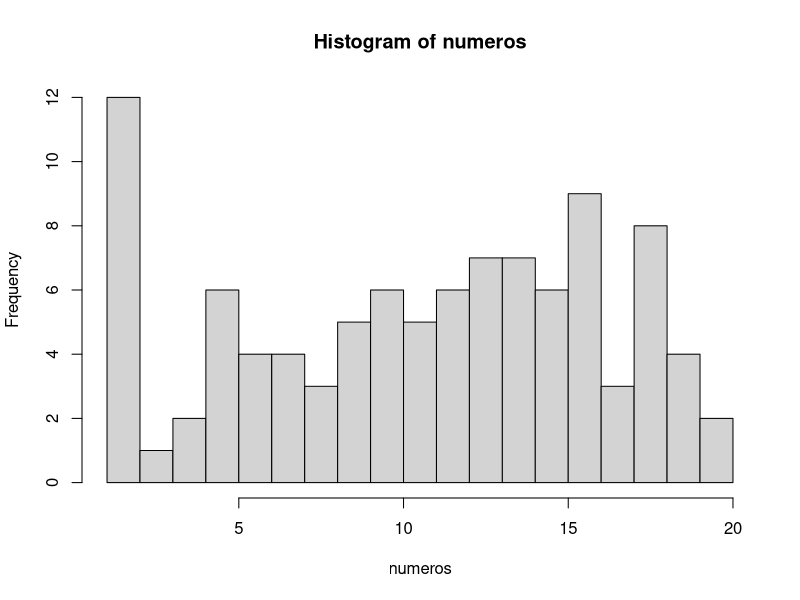

This chart was generated by the following R code:
## ---- chunk 1
numeros <- sample(1:20, 100, TRUE)
numeros
## ---- chunk 2
mediana <- median(numeros)
mediana
## ---- chunk 3
media <- mean(numeros)
media 
## ---- chunk 4
# El argumento breaks nos permite dividir en histograma en las partes que queramos
hist(numeros, breaks = 20)
## ---- chunk 5
tabla.frecuencias <- data.frame(table(numeros))
tabla.frecuencias
## ---- chunk 6
# Con la función seq, creamos una secuencia de 1 a 10 en intervalos de 0.1 en 0.1
secuencia <- seq(1, 10, 0.1)
muestra <- sample(secuencia, 100, TRUE)
muestra
## ---- chunk 7
median.muestra <- median(muestra)
median.muestra
## ---- chunk 8
media.muestra <- mean(muestra)
media.muestra
## ---- chunk 9
tabla.moda <- data.frame(table(muestra))
tabla.moda
